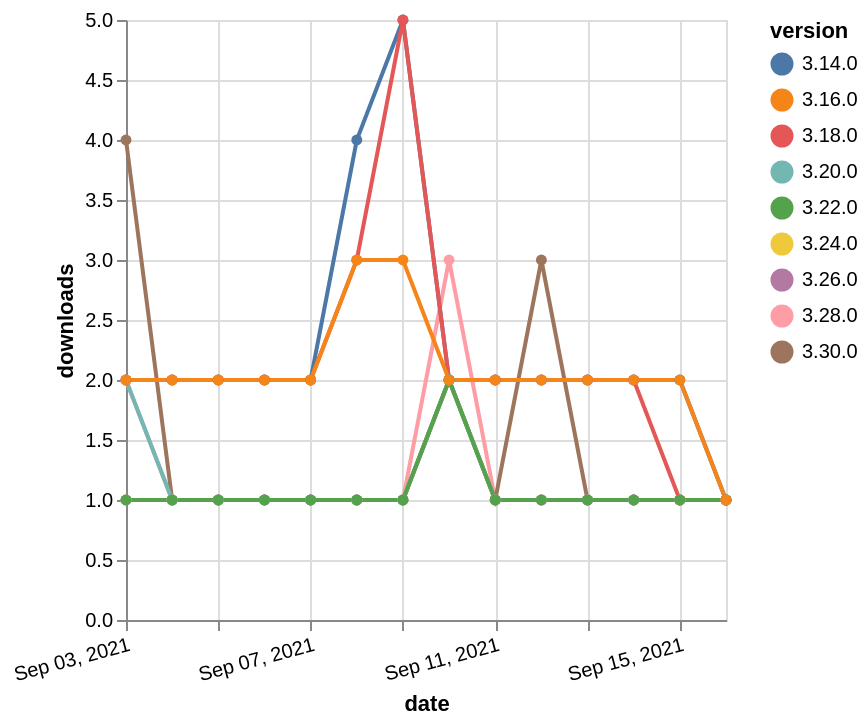

Write a Vega-Lite specification for this figure.
### Vega-Lite specification from a JSON file in a GitHub repository (floating-point values rounded to 4 significant figures)
{"$schema": "https://vega.github.io/schema/vega-lite/v5.json", "description": "A simple bar chart with embedded data.", "data": {"values": [{"date": "2021-09-03", "total": 193, "delta": 2, "version": "3.28.0"}, {"date": "2021-09-04", "total": 194, "delta": 1, "version": "3.28.0"}, {"date": "2021-09-05", "total": 195, "delta": 1, "version": "3.28.0"}, {"date": "2021-09-06", "total": 196, "delta": 1, "version": "3.28.0"}, {"date": "2021-09-07", "total": 197, "delta": 1, "version": "3.28.0"}, {"date": "2021-09-08", "total": 198, "delta": 1, "version": "3.28.0"}, {"date": "2021-09-09", "total": 199, "delta": 1, "version": "3.28.0"}, {"date": "2021-09-10", "total": 202, "delta": 3, "version": "3.28.0"}, {"date": "2021-09-11", "total": 203, "delta": 1, "version": "3.28.0"}, {"date": "2021-09-12", "total": 204, "delta": 1, "version": "3.28.0"}, {"date": "2021-09-13", "total": 205, "delta": 1, "version": "3.28.0"}, {"date": "2021-09-14", "total": 206, "delta": 1, "version": "3.28.0"}, {"date": "2021-09-15", "total": 207, "delta": 1, "version": "3.28.0"}, {"date": "2021-09-16", "total": 208, "delta": 1, "version": "3.28.0"}, {"date": "2021-09-03", "total": 125, "delta": 4, "version": "3.30.0"}, {"date": "2021-09-04", "total": 126, "delta": 1, "version": "3.30.0"}, {"date": "2021-09-05", "total": 127, "delta": 1, "version": "3.30.0"}, {"date": "2021-09-06", "total": 128, "delta": 1, "version": "3.30.0"}, {"date": "2021-09-07", "total": 129, "delta": 1, "version": "3.30.0"}, {"date": "2021-09-08", "total": 130, "delta": 1, "version": "3.30.0"}, {"date": "2021-09-09", "total": 131, "delta": 1, "version": "3.30.0"}, {"date": "2021-09-10", "total": 133, "delta": 2, "version": "3.30.0"}, {"date": "2021-09-11", "total": 134, "delta": 1, "version": "3.30.0"}, {"date": "2021-09-12", "total": 137, "delta": 3, "version": "3.30.0"}, {"date": "2021-09-13", "total": 138, "delta": 1, "version": "3.30.0"}, {"date": "2021-09-14", "total": 139, "delta": 1, "version": "3.30.0"}, {"date": "2021-09-15", "total": 140, "delta": 1, "version": "3.30.0"}, {"date": "2021-09-16", "total": 141, "delta": 1, "version": "3.30.0"}, {"date": "2021-09-03", "total": 3088, "delta": 2, "version": "3.14.0"}, {"date": "2021-09-04", "total": 3090, "delta": 2, "version": "3.14.0"}, {"date": "2021-09-05", "total": 3092, "delta": 2, "version": "3.14.0"}, {"date": "2021-09-06", "total": 3094, "delta": 2, "version": "3.14.0"}, {"date": "2021-09-07", "total": 3096, "delta": 2, "version": "3.14.0"}, {"date": "2021-09-08", "total": 3100, "delta": 4, "version": "3.14.0"}, {"date": "2021-09-09", "total": 3105, "delta": 5, "version": "3.14.0"}, {"date": "2021-09-10", "total": 3107, "delta": 2, "version": "3.14.0"}, {"date": "2021-09-11", "total": 3109, "delta": 2, "version": "3.14.0"}, {"date": "2021-09-12", "total": 3111, "delta": 2, "version": "3.14.0"}, {"date": "2021-09-13", "total": 3113, "delta": 2, "version": "3.14.0"}, {"date": "2021-09-14", "total": 3115, "delta": 2, "version": "3.14.0"}, {"date": "2021-09-15", "total": 3117, "delta": 2, "version": "3.14.0"}, {"date": "2021-09-16", "total": 3118, "delta": 1, "version": "3.14.0"}, {"date": "2021-09-03", "total": 187, "delta": 1, "version": "3.24.0"}, {"date": "2021-09-04", "total": 188, "delta": 1, "version": "3.24.0"}, {"date": "2021-09-05", "total": 189, "delta": 1, "version": "3.24.0"}, {"date": "2021-09-06", "total": 190, "delta": 1, "version": "3.24.0"}, {"date": "2021-09-07", "total": 191, "delta": 1, "version": "3.24.0"}, {"date": "2021-09-08", "total": 192, "delta": 1, "version": "3.24.0"}, {"date": "2021-09-09", "total": 193, "delta": 1, "version": "3.24.0"}, {"date": "2021-09-10", "total": 195, "delta": 2, "version": "3.24.0"}, {"date": "2021-09-11", "total": 196, "delta": 1, "version": "3.24.0"}, {"date": "2021-09-12", "total": 197, "delta": 1, "version": "3.24.0"}, {"date": "2021-09-13", "total": 198, "delta": 1, "version": "3.24.0"}, {"date": "2021-09-14", "total": 199, "delta": 1, "version": "3.24.0"}, {"date": "2021-09-15", "total": 200, "delta": 1, "version": "3.24.0"}, {"date": "2021-09-16", "total": 201, "delta": 1, "version": "3.24.0"}, {"date": "2021-09-03", "total": 165, "delta": 1, "version": "3.26.0"}, {"date": "2021-09-04", "total": 166, "delta": 1, "version": "3.26.0"}, {"date": "2021-09-05", "total": 167, "delta": 1, "version": "3.26.0"}, {"date": "2021-09-06", "total": 168, "delta": 1, "version": "3.26.0"}, {"date": "2021-09-07", "total": 169, "delta": 1, "version": "3.26.0"}, {"date": "2021-09-08", "total": 170, "delta": 1, "version": "3.26.0"}, {"date": "2021-09-09", "total": 171, "delta": 1, "version": "3.26.0"}, {"date": "2021-09-10", "total": 173, "delta": 2, "version": "3.26.0"}, {"date": "2021-09-11", "total": 174, "delta": 1, "version": "3.26.0"}, {"date": "2021-09-12", "total": 175, "delta": 1, "version": "3.26.0"}, {"date": "2021-09-13", "total": 176, "delta": 1, "version": "3.26.0"}, {"date": "2021-09-14", "total": 177, "delta": 1, "version": "3.26.0"}, {"date": "2021-09-15", "total": 178, "delta": 1, "version": "3.26.0"}, {"date": "2021-09-16", "total": 179, "delta": 1, "version": "3.26.0"}, {"date": "2021-09-03", "total": 2445, "delta": 2, "version": "3.18.0"}, {"date": "2021-09-04", "total": 2447, "delta": 2, "version": "3.18.0"}, {"date": "2021-09-05", "total": 2449, "delta": 2, "version": "3.18.0"}, {"date": "2021-09-06", "total": 2451, "delta": 2, "version": "3.18.0"}, {"date": "2021-09-07", "total": 2453, "delta": 2, "version": "3.18.0"}, {"date": "2021-09-08", "total": 2456, "delta": 3, "version": "3.18.0"}, {"date": "2021-09-09", "total": 2461, "delta": 5, "version": "3.18.0"}, {"date": "2021-09-10", "total": 2463, "delta": 2, "version": "3.18.0"}, {"date": "2021-09-11", "total": 2465, "delta": 2, "version": "3.18.0"}, {"date": "2021-09-12", "total": 2467, "delta": 2, "version": "3.18.0"}, {"date": "2021-09-13", "total": 2469, "delta": 2, "version": "3.18.0"}, {"date": "2021-09-14", "total": 2471, "delta": 2, "version": "3.18.0"}, {"date": "2021-09-15", "total": 2472, "delta": 1, "version": "3.18.0"}, {"date": "2021-09-16", "total": 2473, "delta": 1, "version": "3.18.0"}, {"date": "2021-09-03", "total": 245, "delta": 2, "version": "3.20.0"}, {"date": "2021-09-04", "total": 246, "delta": 1, "version": "3.20.0"}, {"date": "2021-09-05", "total": 247, "delta": 1, "version": "3.20.0"}, {"date": "2021-09-06", "total": 248, "delta": 1, "version": "3.20.0"}, {"date": "2021-09-07", "total": 249, "delta": 1, "version": "3.20.0"}, {"date": "2021-09-08", "total": 250, "delta": 1, "version": "3.20.0"}, {"date": "2021-09-09", "total": 251, "delta": 1, "version": "3.20.0"}, {"date": "2021-09-10", "total": 253, "delta": 2, "version": "3.20.0"}, {"date": "2021-09-11", "total": 254, "delta": 1, "version": "3.20.0"}, {"date": "2021-09-12", "total": 255, "delta": 1, "version": "3.20.0"}, {"date": "2021-09-13", "total": 256, "delta": 1, "version": "3.20.0"}, {"date": "2021-09-14", "total": 257, "delta": 1, "version": "3.20.0"}, {"date": "2021-09-15", "total": 258, "delta": 1, "version": "3.20.0"}, {"date": "2021-09-16", "total": 259, "delta": 1, "version": "3.20.0"}, {"date": "2021-09-03", "total": 196, "delta": 1, "version": "3.22.0"}, {"date": "2021-09-04", "total": 197, "delta": 1, "version": "3.22.0"}, {"date": "2021-09-05", "total": 198, "delta": 1, "version": "3.22.0"}, {"date": "2021-09-06", "total": 199, "delta": 1, "version": "3.22.0"}, {"date": "2021-09-07", "total": 200, "delta": 1, "version": "3.22.0"}, {"date": "2021-09-08", "total": 201, "delta": 1, "version": "3.22.0"}, {"date": "2021-09-09", "total": 202, "delta": 1, "version": "3.22.0"}, {"date": "2021-09-10", "total": 204, "delta": 2, "version": "3.22.0"}, {"date": "2021-09-11", "total": 205, "delta": 1, "version": "3.22.0"}, {"date": "2021-09-12", "total": 206, "delta": 1, "version": "3.22.0"}, {"date": "2021-09-13", "total": 207, "delta": 1, "version": "3.22.0"}, {"date": "2021-09-14", "total": 208, "delta": 1, "version": "3.22.0"}, {"date": "2021-09-15", "total": 209, "delta": 1, "version": "3.22.0"}, {"date": "2021-09-16", "total": 210, "delta": 1, "version": "3.22.0"}, {"date": "2021-09-03", "total": 2592, "delta": 2, "version": "3.16.0"}, {"date": "2021-09-04", "total": 2594, "delta": 2, "version": "3.16.0"}, {"date": "2021-09-05", "total": 2596, "delta": 2, "version": "3.16.0"}, {"date": "2021-09-06", "total": 2598, "delta": 2, "version": "3.16.0"}, {"date": "2021-09-07", "total": 2600, "delta": 2, "version": "3.16.0"}, {"date": "2021-09-08", "total": 2603, "delta": 3, "version": "3.16.0"}, {"date": "2021-09-09", "total": 2606, "delta": 3, "version": "3.16.0"}, {"date": "2021-09-10", "total": 2608, "delta": 2, "version": "3.16.0"}, {"date": "2021-09-11", "total": 2610, "delta": 2, "version": "3.16.0"}, {"date": "2021-09-12", "total": 2612, "delta": 2, "version": "3.16.0"}, {"date": "2021-09-13", "total": 2614, "delta": 2, "version": "3.16.0"}, {"date": "2021-09-14", "total": 2616, "delta": 2, "version": "3.16.0"}, {"date": "2021-09-15", "total": 2618, "delta": 2, "version": "3.16.0"}, {"date": "2021-09-16", "total": 2619, "delta": 1, "version": "3.16.0"}]}, "width": "container", "mark": {"type": "line", "point": {"filled": true}}, "encoding": {"x": {"field": "date", "type": "temporal", "timeUnit": "yearmonthdate", "title": "date", "axis": {"labelAngle": -15}}, "y": {"field": "delta", "type": "quantitative", "title": "downloads"}, "color": {"field": "version", "type": "nominal"}, "tooltip": {"field": "delta"}}}
